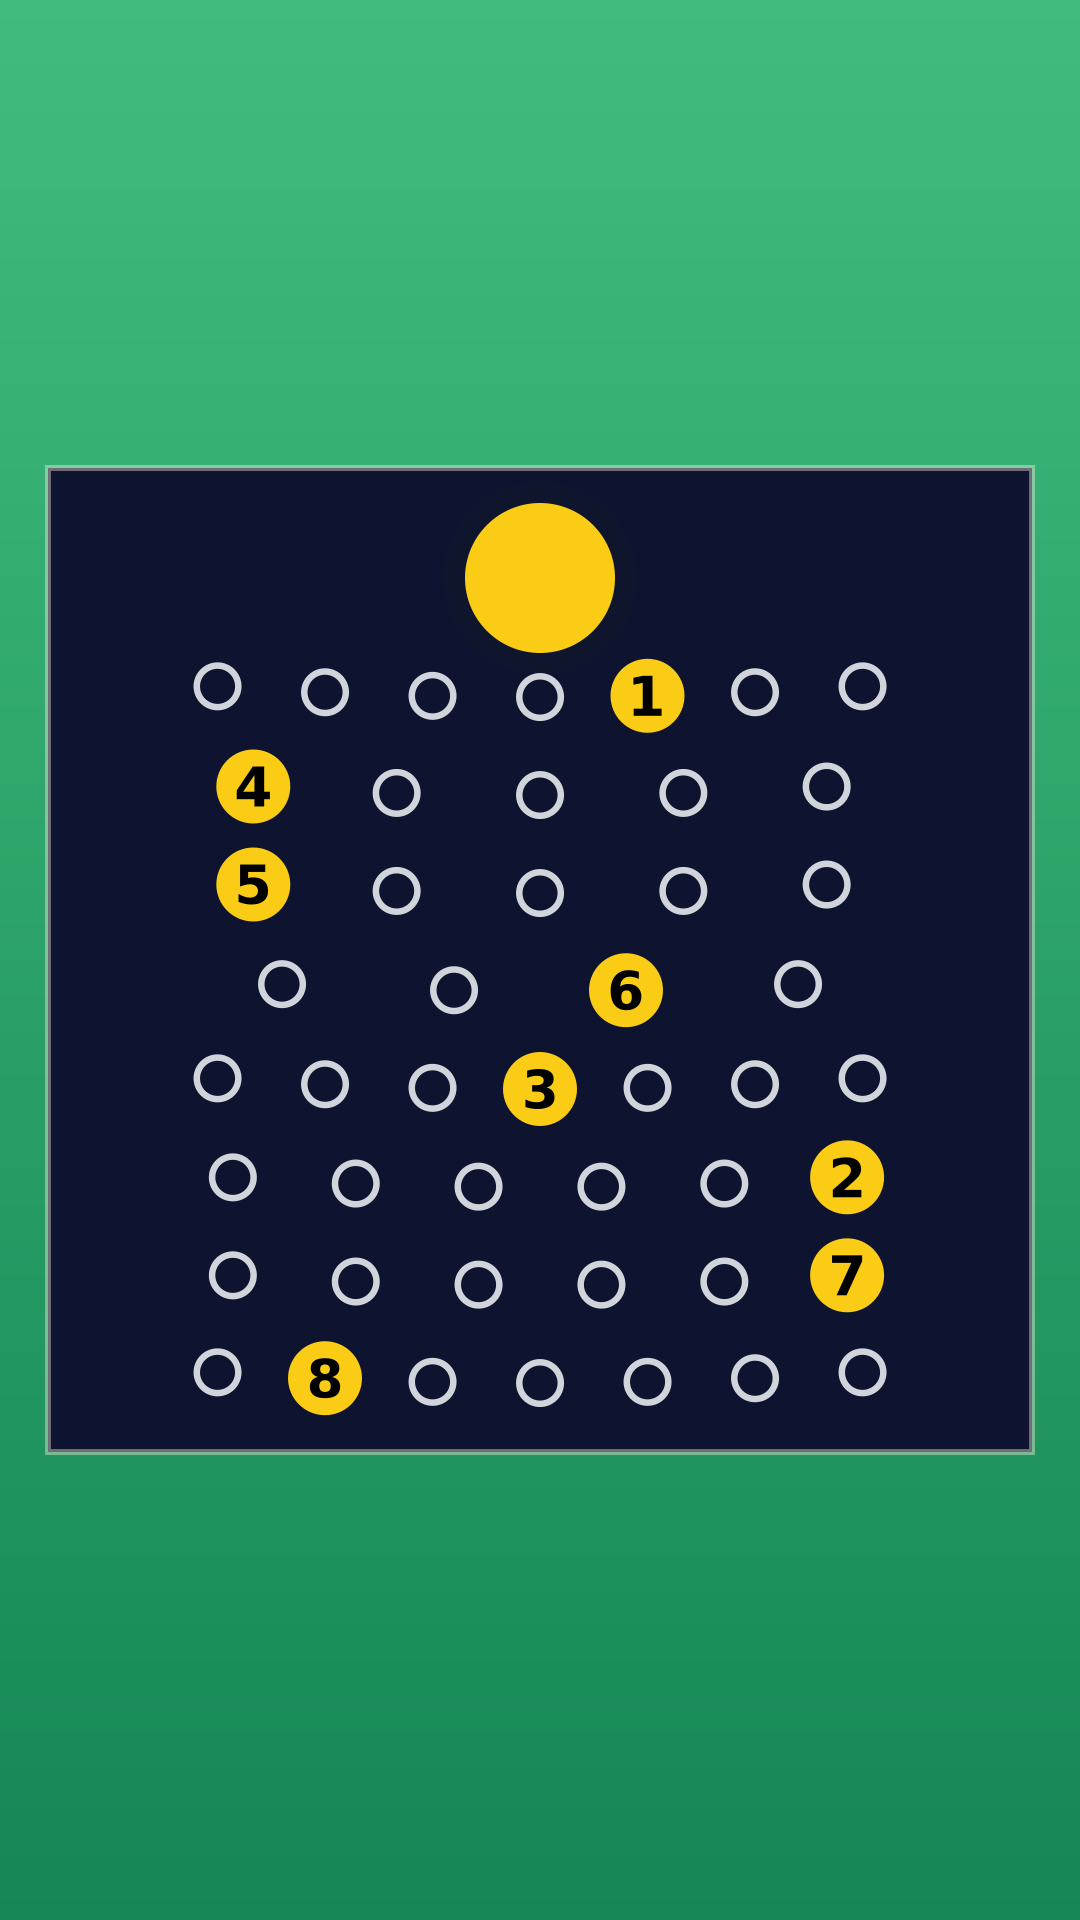

The script that drew this image:
#!/usr/bin/env python3
"""Reconstruction v3 — riddle #1 (Solar Letters -> UNIVERSE), digits added.
v3 = v2 + digit-black elements (1-8) on the gold discs, closing the
digits gap. Orbit lines still missing (no line element yet).

Reconstruction v2 — riddle #1 (Solar Letters -> UNIVERSE) in the CURRENT
system (Kai, 2026-11-07): TikTok page 1080x1920, riddle in the 984x984
square, theme colour emerald as the frame.

v1 rebuilt the old full-page demo (no square, no emerald) — wrong. v2 fixes
that:
  page background  bg-emerald.svg  (theme colour = the frame)
  riddle square    square-navy.svg at (48, 468) — the riddle itself stays
                   DARK: yellow sun + grey rings need a dark panel. The theme
                   colour frames the riddle; it does not recolour its content.
  content          same elements as v1 (circle-yellow sun, ring-grey letter
                   circles, circle-yellow numbered discs), REFLOWED into the
                   square: sun smaller (dia 150), rows compressed
                   (spacing 98, bow 38), circles SAME size (dia 48 / discs 74)
                   so legibility is kept. No shape is stretched.

Still missing (same as v1): orbit lines (no line element) and digits 1-8
(no numeral element) — the gold discs are still blank.

Outputs: solar-letters-reconstruction-v3.svg/.png (1080x1920).
"""
import os
import cairosvg

HERE = os.path.dirname(os.path.abspath(__file__))
EL = os.path.join(HERE, "elements")

def inner(path):
    s = open(path).read()
    return s.split(">", 1)[1].rsplit("</svg>", 1)[0]

def place(body, cx, cy, scale, opacity=None):
    op = f' opacity="{opacity}"' if opacity is not None else ""
    return (f'<g transform="translate({cx - 50 * scale:.1f},{cy - 50 * scale:.1f}) '
            f'scale({scale:.3f})"{op}>{body}</g>')

W, H = 1080, 1920
BG = inner(os.path.join(EL, "backgrounds", "bg-emerald.svg"))
SQUARE = inner(os.path.join(EL, "squares", "square-navy.svg"))
SUN_HALO = inner(os.path.join(EL, "shapes", "circle-ink-m.svg"))
SUN = inner(os.path.join(EL, "shapes", "circle-yellow-m.svg"))
RING_GREY = inner(os.path.join(EL, "shapes", "ring-grey-m.svg"))
DISC_YELLOW = inner(os.path.join(EL, "shapes", "circle-yellow-m.svg"))
DIGITS = {d: inner(os.path.join(EL, "digits", f"digit-{d}-black-m.svg")) for d in "12345678"}

counts = [7, 5, 5, 4, 7, 6, 6, 7]  # MERCURY..NEPTUNE
numbered = {0: (5, "1"), 5: (6, "2"), 4: (4, "3"), 1: (1, "4"),
            2: (1, "5"), 3: (3, "6"), 6: (6, "7"), 7: (2, "8")}  # orbit idx -> (letter pos, digit)

# square-local coords; page offset (48, 468)
OX, OY = 48, 468

def arc_point(y0, t, x_start=62, x_end=922, bow=38):
    cx = 492  # square centre x
    x = (1 - t) ** 2 * x_start + 2 * (1 - t) * t * cx + t ** 2 * x_end
    y = (1 - t) ** 2 * y0 + 2 * (1 - t) * t * (y0 + bow) + t ** 2 * y0
    return OX + x, OY + y

S = [f'<svg xmlns="http://www.w3.org/2000/svg" width="{W}" height="{H}" viewBox="0 0 {W} {H}">']
S.append(BG)
S.append(f'<g transform="translate({OX},{OY})">{SQUARE}</g>')
# sun halo (dia 193, 50%) + sun (dia 150) at square-local (492, 110)
S.append(place(SUN_HALO, OX + 492, OY + 110, 193 / 68, opacity=0.5))
S.append(place(SUN, OX + 492, OY + 110, 150 / 68))
# 8 orbit rows of circles (no orbit lines — missing element; digits now placed)
for i, n in enumerate(counts):
    y0 = 210 + i * 98
    for j in range(n):
        t = (j + 1) / (n + 1)
        x, y = arc_point(y0, t)
        mark = numbered.get(i)
        if mark and mark[0] == j + 1:
            S.append(place(DISC_YELLOW, x, y, 74 / 68))
            S.append(place(DIGITS[mark[1]], x, y, 40 / 68))  # digit, 40px tall
        else:
            S.append(place(RING_GREY, x, y, 48 / 74))
S.append("</svg>")

page = "\n".join(S)
open(os.path.join(HERE, "solar-letters-reconstruction-v3.svg"), "w").write(page + "\n")
cairosvg.svg2png(bytestring=page.encode(),
                 write_to=os.path.join(HERE, "solar-letters-reconstruction-v3.png"),
                 output_width=1080, output_height=1920)
print("v3 written: digits 1-8 on the gold discs (orbit lines still missing)")
